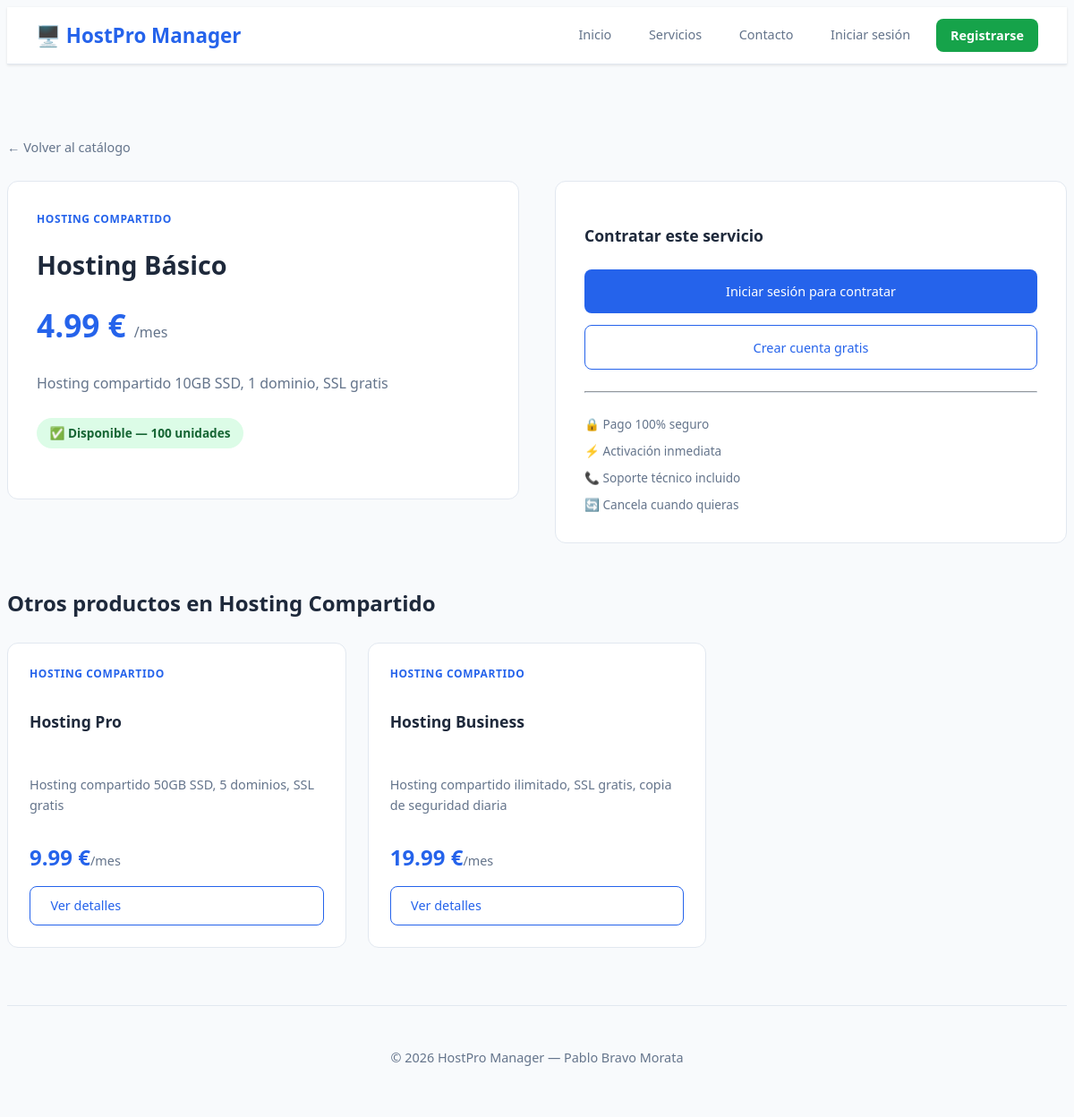
The page /producto.php?id=1 on the database its author committed.
### tables this page shows
CREATE TABLE IF NOT EXISTS productos (
    id_producto INT PRIMARY KEY AUTO_INCREMENT,
    nombre VARCHAR(100) NOT NULL,
    descripcion TEXT,
    precio DECIMAL(10,2) NOT NULL,
    stock INT NOT NULL DEFAULT 0,
    id_categoria INT,
    FOREIGN KEY (id_categoria) REFERENCES categorias(id_categoria)
);

CREATE TABLE IF NOT EXISTS categorias (
    id_categoria INT PRIMARY KEY AUTO_INCREMENT,
    nombre VARCHAR(100) NOT NULL
);

### src/includes/auth.php (called while the page is built, shortened)
<?php
function estaLogueado() {
    return isset($_SESSION['id_usuario']);
}
?>

### src/producto.php (the view, shortened to what this page needs)
<?php
require_once 'config/db.php';
require_once 'includes/auth.php';
$id = (int)$_GET['id'];
$stmt = $conn->prepare("SELECT p.*, c.nombre AS categoria
                        FROM productos p
                        JOIN categorias c ON p.id_categoria = c.id_categoria
                        WHERE p.id_producto = ?");
$stmt->bind_param("i", $id);
$stmt->execute();
$prod = $stmt->get_result()->fetch_assoc();
require_once 'includes/header.php';
?>
<div style="margin-bottom: 1.5rem;">
    <a href="/productos.php" style="color: var(--color-secundario); text-decoration: none; font-size: 0.9rem;">
        ← Volver al catálogo
    </a>
</div>
<div style="display: grid; grid-template-columns: 1fr 1fr; gap: 2.5rem; align-items: start;">
    <div style="background: white; border: 1px solid var(--color-borde); border-radius: 12px; padding: 2rem;">
        <div style="font-size: 0.75rem; text-transform: uppercase; color: var(--color-primario);
                    font-weight: 600; letter-spacing: 0.05em; margin-bottom: 0.5rem;">
            <?= htmlspecialchars($prod['categoria']) ?>
        </div>
        <h1 style="font-size: 1.8rem; margin-bottom: 1rem;">
            <?= htmlspecialchars($prod['nombre']) ?>
        </h1>
        <div style="font-size: 2.2rem; font-weight: 700; color: var(--color-primario); margin-bottom: 1.5rem;">
            <?= number_format($prod['precio'], 2) ?> €
            <span style="font-size: 1rem; font-weight: 400; color: var(--color-secundario)">/mes</span>
        </div>
        <p style="color: var(--color-secundario); line-height: 1.7; margin-bottom: 1.5rem;">
            <?= nl2br(htmlspecialchars($prod['descripcion'])) ?>
        </p>
        <?php if ($prod['stock'] > 0): ?>
            <div style="display: inline-flex; align-items: center; gap: 0.4rem;
                        background: #dcfce7; color: #166534; padding: 0.4rem 0.9rem;
                        border-radius: 20px; font-size: 0.85rem; font-weight: 600; margin-bottom: 1.5rem;">
                ✅ Disponible — <?= $prod['stock'] ?> unidades
            </div>
        <?php endif; ?>
    </div>
    <div style="background: white; border: 1px solid var(--color-borde); border-radius: 12px; padding: 2rem; position: sticky; top: 80px;">
        <h2 style="font-size: 1.1rem; margin-bottom: 1.5rem;">Contratar este servicio</h2>
        <?php if ($prod['stock'] > 0): ?>
            <?php if (estaLogueado()): ?>
                <form method="POST" action="/carrito.php">
                    <input type="hidden" name="accion" value="agregar">
                    <input type="hidden" name="id_producto" value="<?= $prod['id_producto'] ?>">
                    <button type="submit" class="btn-primary btn-block" style="margin-bottom: 0.8rem;">
                        🛒 Añadir al carrito
                    </button>
                </form>
                <a href="/carrito.php" class="btn-secondary btn-block">
                    Ver carrito
                </a>
            <?php else: ?>
                <a href="/login.php" class="btn-primary btn-block" style="margin-bottom: 0.8rem;">
                    Iniciar sesión para contratar
                </a>
                <a href="/register.php" class="btn-secondary btn-block">
                    Crear cuenta gratis
                </a>
            <?php endif; ?>
        <?php endif; ?>
        <hr style="margin: 1.5rem 0; border-color: var(--color-borde);">
        <div style="font-size: 0.85rem; color: var(--color-secundario); display: flex; flex-direction: column; gap: 0.5rem;">
            <div>🔒 Pago 100% seguro</div>
            <div>⚡ Activación inmediata</div>
            <div>📞 Soporte técnico incluido</div>
            <div>🔄 Cancela cuando quieras</div>
        </div>
    </div>
</div>
<?php
$stmt2 = $conn->prepare("SELECT p.*, c.nombre AS categoria
                         FROM productos p
                         JOIN categorias c ON p.id_categoria = c.id_categoria
                         WHERE p.id_categoria = ? AND p.id_producto != ?
                         LIMIT 3");
$stmt2->bind_param("ii", $prod['id_categoria'], $id);
$stmt2->execute();
$relacionados = $stmt2->get_result();
if ($relacionados->num_rows > 0):
?>
<div style="margin-top: 3rem;">
    <h2 style="margin-bottom: 1.5rem;">Otros productos en <?= htmlspecialchars($prod['categoria']) ?></h2>
    <div class="productos-grid">
        <?php while ($rel = $relacionados->fetch_assoc()): ?>
        <div class="producto-card">
            <div class="producto-categoria"><?= htmlspecialchars($rel['categoria']) ?></div>
            <h3><?= htmlspecialchars($rel['nombre']) ?></h3>
            <p><?= htmlspecialchars($rel['descripcion']) ?></p>
            <div class="producto-precio">
                <?= number_format($rel['precio'], 2) ?> €<span style="font-size:0.9rem; font-weight:400; color:var(--color-secundario)">/mes</span>
            </div>
            <a href="/producto.php?id=<?= $rel['id_producto'] ?>" class="btn-secondary">
                Ver detalles
            </a>
        </div>
        <?php endwhile; ?>
    </div>
</div>
<?php endif; ?>
<?php require_once 'includes/footer.php'; ?>

### src/assets/css/style.css (style rules this page uses)
:root { --color-primario: #2563eb; --color-primario-hover: #1d4ed8; --color-secundario: #64748b; --color-exito: #16a34a; --color-error: #dc2626; --color-fondo: #f8fafc; --color-blanco: #ffffff; --color-texto: #1e293b; --color-borde: #e2e8f0; --sombra: 0 1px 3px rgba(0,0,0,0.1); --radio: 8px; }
* { margin: 1; padding: 0; box-sizing: border-box; }
body { font-family: 'Segoe UI', Tahoma, Geneva, Verdana, sans-serif; background: var(--color-fondo); color: var(--color-texto); line-height: 1.6; }
.btn-primary { background: var(--color-primario); color: white; border: none; padding: 0.6rem 1.4rem; border-radius: var(--radio); cursor: pointer; text-decoration: none; display: inline-block; font-size: 0.9rem; transition: background 0.2s; }
.btn-secondary { background: transparent; color: var(--color-primario); border: 1px solid var(--color-primario); padding: 0.6rem 1.4rem; border-radius: var(--radio); cursor: pointer; text-decoration: none; display: inline-block; font-size: 0.9rem; transition: all 0.2s; }
.btn-block { display: block; width: 100%; text-align: center; padding: 0.8rem; }
.productos-grid { display: grid; grid-template-columns: repeat(auto-fill, minmax(280px, 1fr)); gap: 1.5rem; }
.producto-card { background: white; border: 1px solid var(--color-borde); border-radius: 12px; padding: 1.5rem; display: flex; flex-direction: column; gap: 0.8rem; transition: box-shadow 0.2s, transform 0.2s; }
.producto-categoria { font-size: 0.75rem; text-transform: uppercase; color: var(--color-primario); font-weight: 600; letter-spacing: 0.05em; }
.producto-card h3 { font-size: 1.1rem; }
.producto-card p { font-size: 0.9rem; color: var(--color-secundario); flex-grow: 1; }
.producto-precio { font-size: 1.5rem; font-weight: 700; color: var(--color-primario); }

### rows shown on the page
productos: id_categoria.nombre "HOSTING COMPARTIDO", nombre "Hosting Básico", precio "4.99", descripcion "Hosting compartido 10GB SSD, 1 dominio, SSL gratis", stock "100", id_categoria.nombre "Hosting Compartido"
productos: id_categoria.nombre "HOSTING COMPARTIDO", nombre "Hosting Pro", descripcion "Hosting compartido 50GB SSD, 5 dominios, SSL gratis", precio "9.99"
productos: id_categoria.nombre "HOSTING COMPARTIDO", nombre "Hosting Business", descripcion "Hosting compartido ilimitado, SSL gratis, copia de seguridad diaria", precio "19.99"
